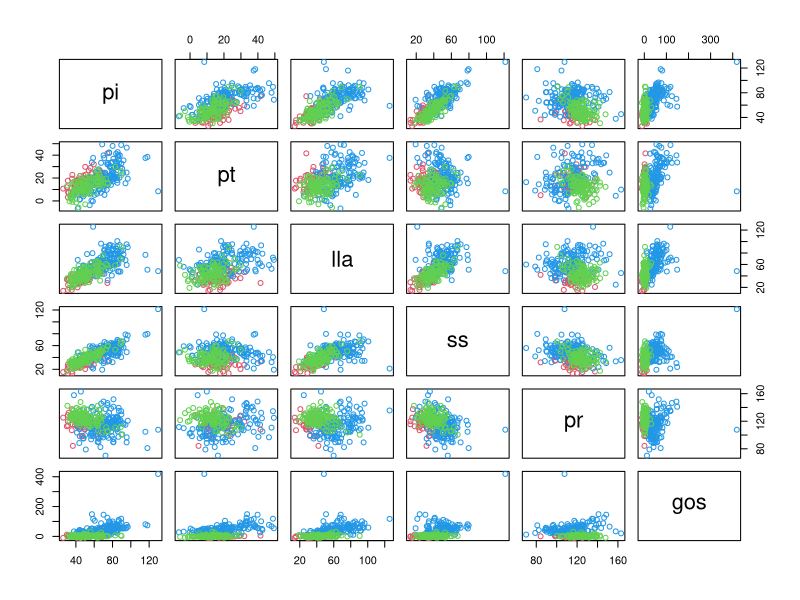
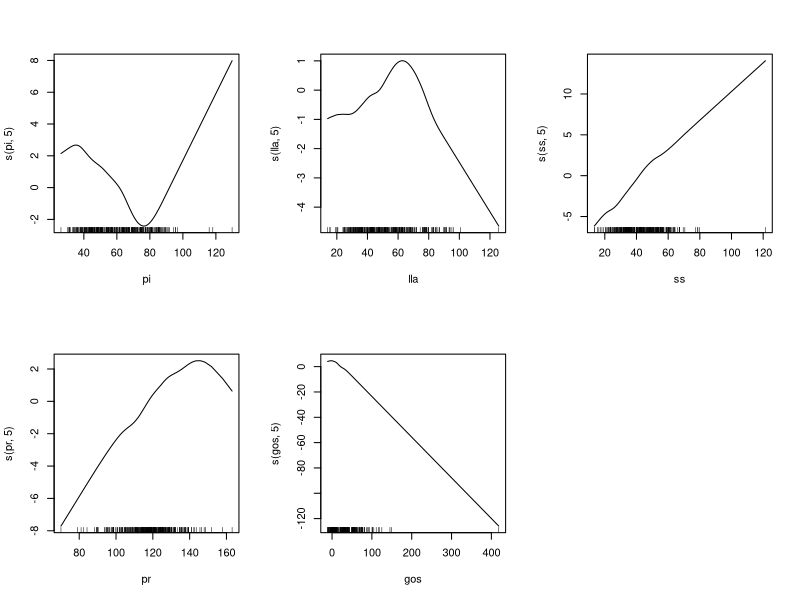

Source code (R) for these figures, in order:
## ---- chunk 1
knitr::opts_chunk$set(echo = TRUE)
## ---- chunk 2
library(MASS)
library(class)
library(gam)
library(nnet)
library(e1071)
library(parallel)
## ---- chunk 3
vc = read.csv("vertebral-column.csv", stringsAsFactors=TRUE)
head(vc)
## ---- chunk 4
plot(vc[,-7], col=as.numeric(vc[,7])+1)
## ---- chunk 5
r = vector("list", 5)
A = vector("numeric", 5)
names(r) = c("LDA", "QDA", "NB", "MLR", "KNN")
names(A) = c("LDA", "QDA", "NB", "MLR", "KNN")
## ---- chunk 6
r[[1]] = lda(class ~ ., data=vc)
yhat = predict(r[[1]], newdata=vc)$class
table(vc$class, yhat)
(A[1] = mean(vc$class == yhat))
## ---- chunk 7
r[[2]] = qda(class ~ ., data=vc)
yhat = predict(r[[2]], newdata=vc)$class
table(vc$class, yhat)
(A[2] = mean(vc$class == yhat))
## ---- chunk 8
r[[3]] = naiveBayes(class ~ ., data=vc)
yhat = predict(r[[3]], newdata=vc)
table(vc$class, yhat)
(A[3] = mean(vc$class == yhat))
## ---- chunk 9
r[[4]] = multinom(class ~ ., data=vc)
yhat = predict(r[[4]], newdata=vc)
table(vc$class, yhat)
(A[4] = mean(vc$class == yhat))
## ---- chunk 10
yhat = knn(train=vc[,-7], test=vc[,-7], cl=vc[,7], k=10)  # K = 1
table(vc[,7], yhat)
(A[5] = mean(vc$class == yhat))
## ---- chunk 11
names(A[which.max(A)])
length(unique(vc$class))
## ---- chunk 12
vc$newclass = as.factor(ifelse(vc$class=="DH" | vc[, 7]=="SL","AB", "NO"))
## ---- chunk 13
r1 = glm(newclass ~ .-class, data=vc, family=binomial)
p = predict(r1, newdata=vc, type="response")
yhat = as.numeric(p > 0.5) + 1
table(vc$newclass, levels(vc$newclass)[yhat])
(A1 = mean(vc$newclass == levels(vc$newclass)[yhat]))
## ---- chunk 14
r1 = step(r1, type="backward")
summary(r1)
## ---- chunk 15
par(mfrow=c(2,3))
r1 = gam(newclass ~ s(pi, 5) + s(lla, 5) + s(ss, 5) + s(pr,5) + s(gos, 5), data=vc, family=binomial())
summary(r1)
plot(r1)
## ---- chunk 16
r1 = gam(newclass ~ s(pi, 2) + s(lla, 2) + ss + s(pr,2) + gos, data=vc, family=binomial())
p = predict(r1, vc)
yhat = as.numeric(p > 0.5) + 1
table(vc$newclass, levels(vc$newclass)[yhat])
(A1 = mean(vc$newclass == levels(vc$newclass)[yhat]))
## ---- chunk 17
vc = read.csv("vertebral-column.csv", stringsAsFactors=TRUE)

n = nrow(vc)       # total number of observations
c = 1:5  # all the classifiers for comparison
R = 5                   # number of repetitions
K = 10                  # K-fold CV
a = matrix(nrow=R*K, ncol=length(c))   # pre-allocate space

# indies of a test test in CV
# i -- which fold
# n -- sample size
# K -- total number of folds

test.set = function(i, n, K=10) {
  if(i < 1 || i > K) 
    stop(" i out of range (1, K)")
  start = round(1 + (i-1) * n / K)
  end = ifelse(i == K, n, round(i * n / K))
  start:end
}

set.seed(769)           # set a random seed

for(i in 1:R) {                  # for each repetition
  ind = sample(n)
  for(k in 1:K) {                # for each fold
    index = ind[test.set(k, n, K)]
    test = vc[index,]
    train = vc[-index,]
    for(j in 1:length(c)) {     # for each classifier
      if (j ==1 || j ==2) yhat = predict(r[[1]], newdata=test)$class
      if (j ==3 || j ==4) yhat = predict(r[[j]], newdata=test)
      if (j == 5) yhat = knn(train=train[,-7], test=test[,-7], cl=train[,7], k=10)
      a[K*(i-1)+k,j] = mean(test$class == yhat)
    }
  }
}

head(a)
(pe = cbind(c=c, a=colMeans(a)))
## ---- chunk 18
